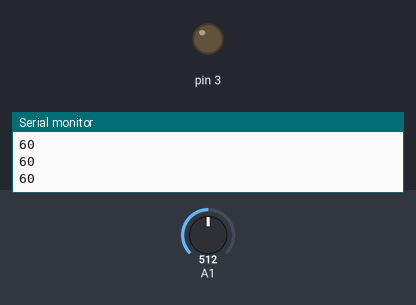
This sketch was run on a simulated Arduino Uno, built with avr-gcc and run on an emulated ATmega328P. On the bench: output pins drawn as LEDs (lit = HIGH), the last lines printed to the serial monitor. Dashed ring = blinking. Inputs (shaded band) come from the test bench; at power-on: A1 = 512.

Above: at 1.2 s.
1.3 s: A1 set to 532
At 1.7 s:
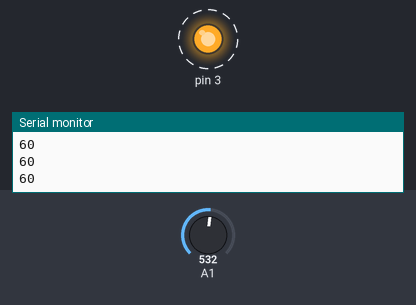
4.3 s: A1 set to 511
At 5.1 s:
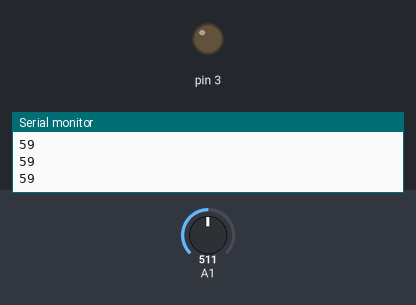
5.8 s: A1 set to 716
At 8.7 s:
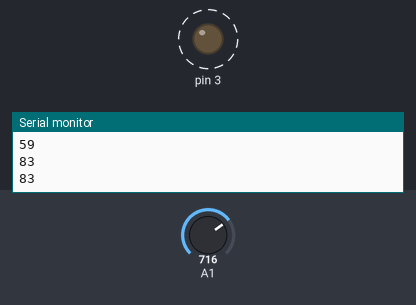
8.8 s: A1 set to 306
At 9.5 s:
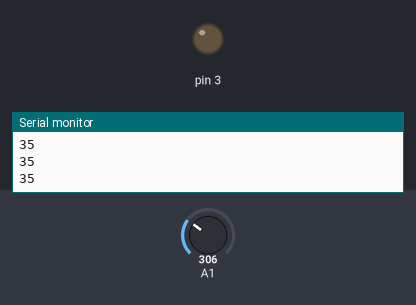
Timing chart, 0 to 11.3 s (numbered marks = the images above; inputs shaded):
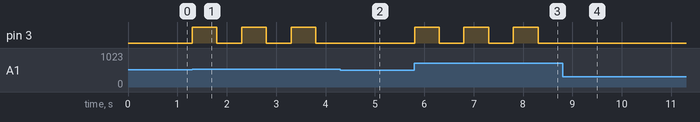

The sketch:

CdsRead.ino
```cpp
void setup() {

  // put your setup code here, to run once:
  pinMode(3,OUTPUT);
  Serial.begin(9600);
}

// Max : 어두울때 최대값
// Nin : 밝을때 최소값

int aMax = 1023;
int aMin = 0;
void loop() {


  // int aAvg = 990;
  int aIn = analogRead(A1);
  if(aMax < aIn) aMax = aIn; // 최대값 자동으로 찾기
  if(aMin > aIn) aMin = aIn; // 최소값 자동으로 찾기

  int aMax1 = 0;
  int aMin1 = 0;
  int value = map(aIn,aMin,aMax,0,120);

  digitalWrite(3,LOW);
  if(value > 60){
    digitalWrite(3,HIGH);
    delay(500);
    digitalWrite(3,LOW);
    delay(500);
  }

//  analogWrite(3,value);
  Serial.println(value);
//  delay(500);

}
```

Measured:
- the behaviour switches between 520 and 521 on A1 (found by bisection; images 0 and 1)
- after the input at 1.3 s, pin 3: alternates HIGH for 0.50 s and LOW for 0.50 s, starting at once
- after the input at 4.3 s, pin 3: stays LOW (without the input it goes to HIGH after 0.00 s)
- after the input at 5.8 s, pin 3: alternates HIGH for 0.50 s and LOW for 0.50 s, starting at once
- after the input at 8.8 s, pin 3: stops changing and stays LOW
